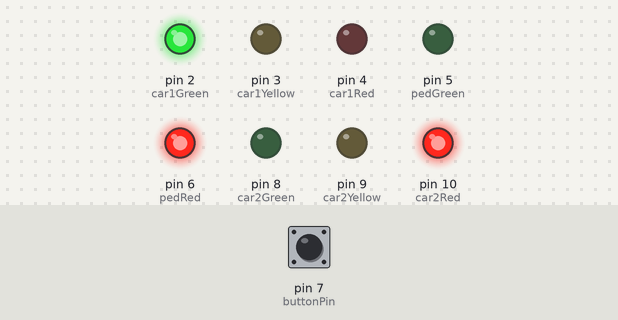
A sketch run on a simulated Arduino Uno, built with avr-gcc and run on an emulated ATmega328P. On the bench: output pins drawn as LEDs (lit = HIGH). Inputs (shaded band) come from the test bench; at power-on: pin 7 (buttonPin) LOW.

Above: at 1.2 s.
1.3 s: pin 7 (buttonPin) pulled HIGH for 0.15 s
At 2.3 s:
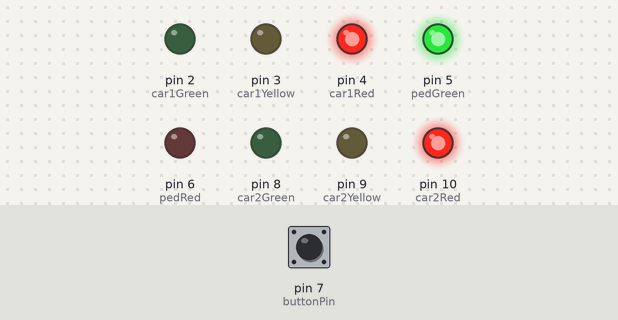
4.4 s: pin 7 (buttonPin) pulled HIGH for 3.2 s
At 7.1 s:
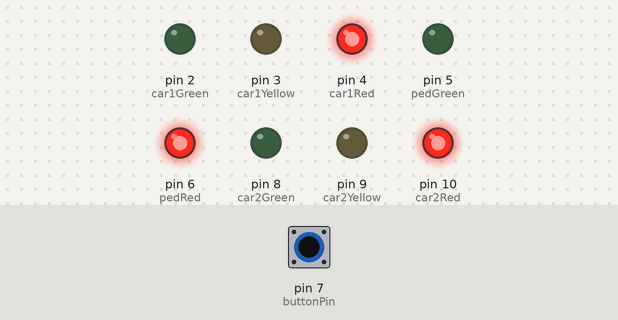
At 23.9 s:
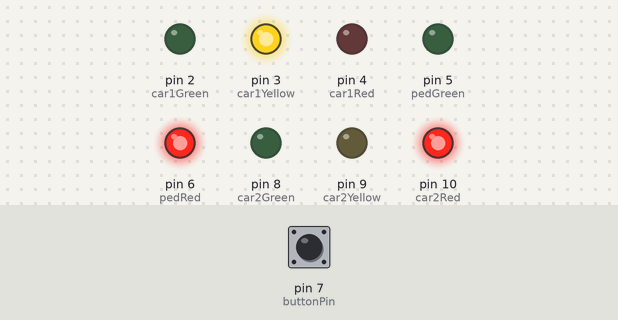
Timing chart, 0 to 26.8 s (numbered marks = the images above; inputs shaded):
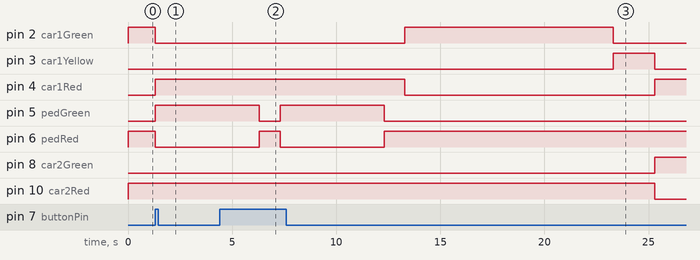

Measured:
- after the input at 1.3 s, pin 2 (car1Green), pin 6 (pedRed): HIGH → LOW at once; pin 4 (car1Red), pin 5 (pedGreen): LOW → HIGH at once
- after the input at 4.4 s, pin 2 (car1Green): LOW → HIGH after 8.9 s instead of 14.9 s; pin 3 (car1Yellow): LOW → HIGH after 18.9 s, → LOW 2.0 s later; pin 4 (car1Red): HIGH → LOW after 8.9 s instead of 14.9 s; pin 9 (car2Yellow): stays LOW (without the input it goes to HIGH after 12.9 s)

The sketch:

sketch_jan29a.ino
```cpp
// Semáforos dos Carros - Semáforo 1
const int car1Green = 2;
const int car1Yellow = 3;
const int car1Red   = 4;

// Semáforos dos Carros - Semáforo 2
const int car2Green = 8;
const int car2Yellow = 9;
const int car2Red   = 10;

// Semáforo do Pedestre
const int pedGreen = 5;
const int pedRed   = 6;

// Botão do Pedestre
const int buttonPin = 7;

bool pedestrianRequest = false;

void setup() {
  // Configura os pinos dos semáforos dos carros como saída
  pinMode(car1Green, OUTPUT);
  pinMode(car1Yellow, OUTPUT);
  pinMode(car1Red, OUTPUT);
  pinMode(car2Green, OUTPUT);
  pinMode(car2Yellow, OUTPUT);
  pinMode(car2Red, OUTPUT);

  // Configura os pinos do semáforo do pedestre como saída
  pinMode(pedGreen, OUTPUT);
  pinMode(pedRed, OUTPUT);

  // Configura o botão como entrada
  pinMode(buttonPin, INPUT);

  // Estado inicial: Carro 1 verde, Carro 2 vermelho, pedestre vermelho
  digitalWrite(car1Green, HIGH);
  digitalWrite(car1Yellow, LOW);
  digitalWrite(car1Red, LOW);

  digitalWrite(car2Green, LOW);
  digitalWrite(car2Yellow, LOW);
  digitalWrite(car2Red, HIGH);

  digitalWrite(pedGreen, LOW);
  digitalWrite(pedRed, HIGH);
}

void loop() {
  // Carro 1 verde, Carro 2 vermelho
  controlPhase(car1Green, car1Yellow, car1Red, car2Green, car2Yellow, car2Red, 10000);

  // Carro 2 verde, Carro 1 vermelho
  controlPhase(car2Green, car2Yellow, car2Red, car1Green, car1Yellow, car1Red, 10000);
}

// Função para controlar a fase dos semáforos dos carros e verificar o botão
void controlPhase(int green1, int yellow1, int red1, int green2, int yellow2, int red2, int duration) {
  // Ligar o semáforo ativo
  digitalWrite(green1, HIGH);
  digitalWrite(red2, HIGH);
  digitalWrite(red1, LOW);
  digitalWrite(green2, LOW);

  unsigned long startTime = millis();
  while (millis() - startTime < duration) {
    if (digitalRead(buttonPin) == HIGH) {
      pedestrianOverride(); // Se o botão for pressionado, executar travessia
      return; // Retorna para reiniciar o ciclo
    }
    delay(100); // Verifica a cada 100ms
  }

  // Amarelo antes de trocar
  digitalWrite(green1, LOW);
  digitalWrite(yellow1, HIGH);
  delay(2000);
  digitalWrite(yellow1, LOW);
  digitalWrite(red1, HIGH);
}

// Função que interrompe para travessia de pedestre
void pedestrianOverride() {
  // Coloca ambos os semáforos de carros em vermelho
  digitalWrite(car1Green, LOW);
  digitalWrite(car1Yellow, LOW);
  digitalWrite(car1Red, HIGH);
  digitalWrite(car2Green, LOW);
  digitalWrite(car2Yellow, LOW);
  digitalWrite(car2Red, HIGH);

  // Pedestre verde, liberar travessia
  digitalWrite(pedRed, LOW);
  digitalWrite(pedGreen, HIGH);
  delay(5000); // 5 segundos para travessia
  digitalWrite(pedGreen, LOW);
  digitalWrite(pedRed, HIGH);

  delay(1000); // Pequeno delay para retorno seguro
}
```
